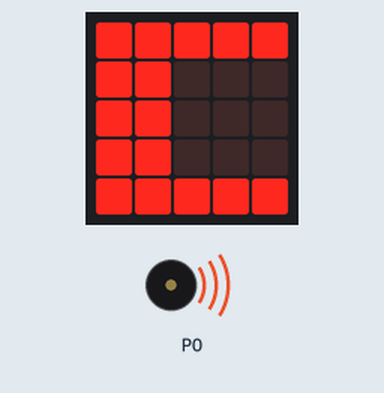
The program below on a simulated BBC micro:bit (MakeCode). Parts: the board's 5×5 LED display, buzzer (waves = sounding).

Above: at 1.05 s.
Timing chart, 0 to 40.0 s (numbered marks = the images above):
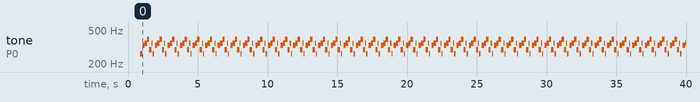

The program:

main.ts
```typescript
basic.forever(function () {
    turtle.setSpeed(25)
    turtle.setBrightness(255)
    turtle.setPosition(0, 0)
    turtle.pen(TurtlePenMode.Down)
    turtle.back(4)
    turtle.turnRight()
    turtle.back(4)
    turtle.turnLeft()
    turtle.forward(4)
    turtle.turnLeft()
    turtle.back(4)
    turtle.turnRight()
    turtle.back(4)
    turtle.home()
    music.play(music.stringPlayable("C5 B B A G F F E ", 306), music.PlaybackMode.InBackground)
    music.play(music.stringPlayable("A C5 A G B F A B ", 314), music.PlaybackMode.InBackground)
    music.play(music.stringPlayable("C5 A B F D G E C ", 317), music.PlaybackMode.InBackground)
    music.play(music.stringPlayable("C5 B B A G G F E ", 332), music.PlaybackMode.InBackground)
    music.play(music.stringPlayable("C E F G D F E D ", 367), music.PlaybackMode.InBackground)
})
```

test.ts
```typescript
// tests go here; this will not be compiled when this package is used as an extension.
```

Measured:
- by itself, tone on P0: repeats every 0.90 s: 330 Hz 0.17 s, 349 Hz 0.17 s, 392 Hz 0.17 s, 294 Hz 0.17 s, 349 Hz 0.08 s, 262 Hz 0.08 s, silent 0.08 s
